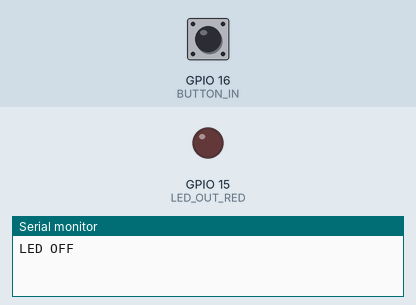
This program was run on a simulated ESP32-S3. On the bench: output pins drawn as LEDs (lit = HIGH), the last lines printed to the serial monitor. The inputs (shaded band) are chosen by the test bench; at power-on: GPIO 16 (BUTTON_IN) LOW.

Above: at 2.2 s.
2.3 s: GPIO 16 (BUTTON_IN) pulled HIGH for 0.15 s
At 2.37 s:
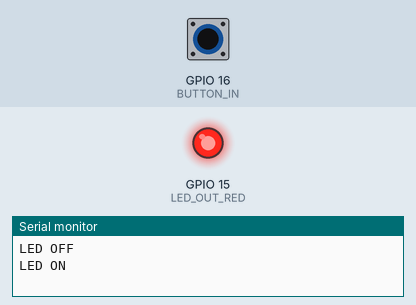
3.9 s: GPIO 16 (BUTTON_IN) pulled HIGH for 3.2 s
At 7.5 s:
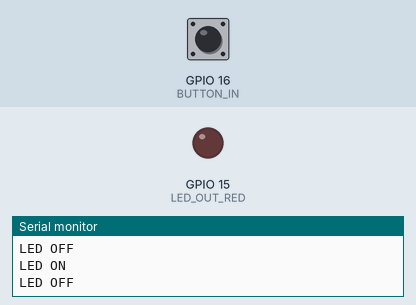
Timing chart, 0 to 9.0 s (numbered marks = the images above; inputs shaded):
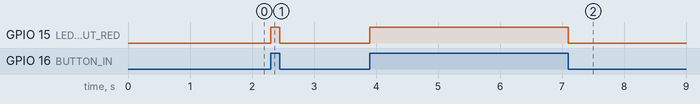

The program:

main.cpp
```cpp
#include <Arduino.h>

#define LED_OUT_RED 15
#define BUTTON_IN 16

bool ledState = false;
bool prevledState = true;

void setup() {
    Serial.begin(115200);
    delay(1000);

    pinMode(LED_OUT_RED, OUTPUT);
    digitalWrite(LED_OUT_RED, LOW);

    pinMode(BUTTON_IN, INPUT_PULLDOWN);

}

void loop() {

    int input = digitalRead(BUTTON_IN);

      if (input == 1)ledState = true;
      else ledState = false;


    if (ledState) {
        digitalWrite(LED_OUT_RED, HIGH);

        if(prevledState!=ledState)
        {
        Serial.println("LED ON");
        prevledState = ledState;
        }


    } else {
        digitalWrite(LED_OUT_RED, LOW);


        if(prevledState!=ledState)
        {
        Serial.println("LED OFF");
        prevledState = ledState;
        }
    }


}
```

Measured:
- after the input at 2.3 s, GPIO 15 (LED_OUT_RED): LOW → HIGH at once, → LOW 0.15 s later
- after the input at 3.9 s, GPIO 15 (LED_OUT_RED): LOW → HIGH at once, → LOW 3.2 s later
